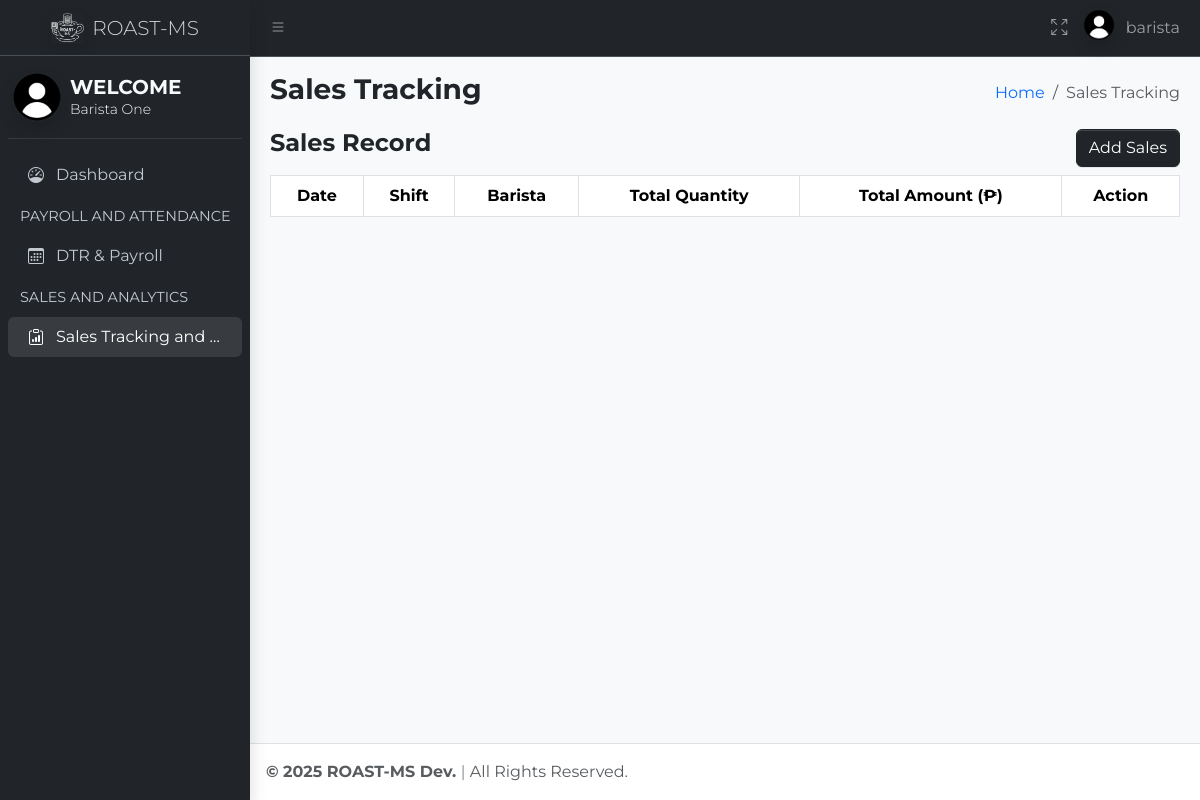
The page /pages/barista/salestracking.php (signed in) on the database as committed earlier.
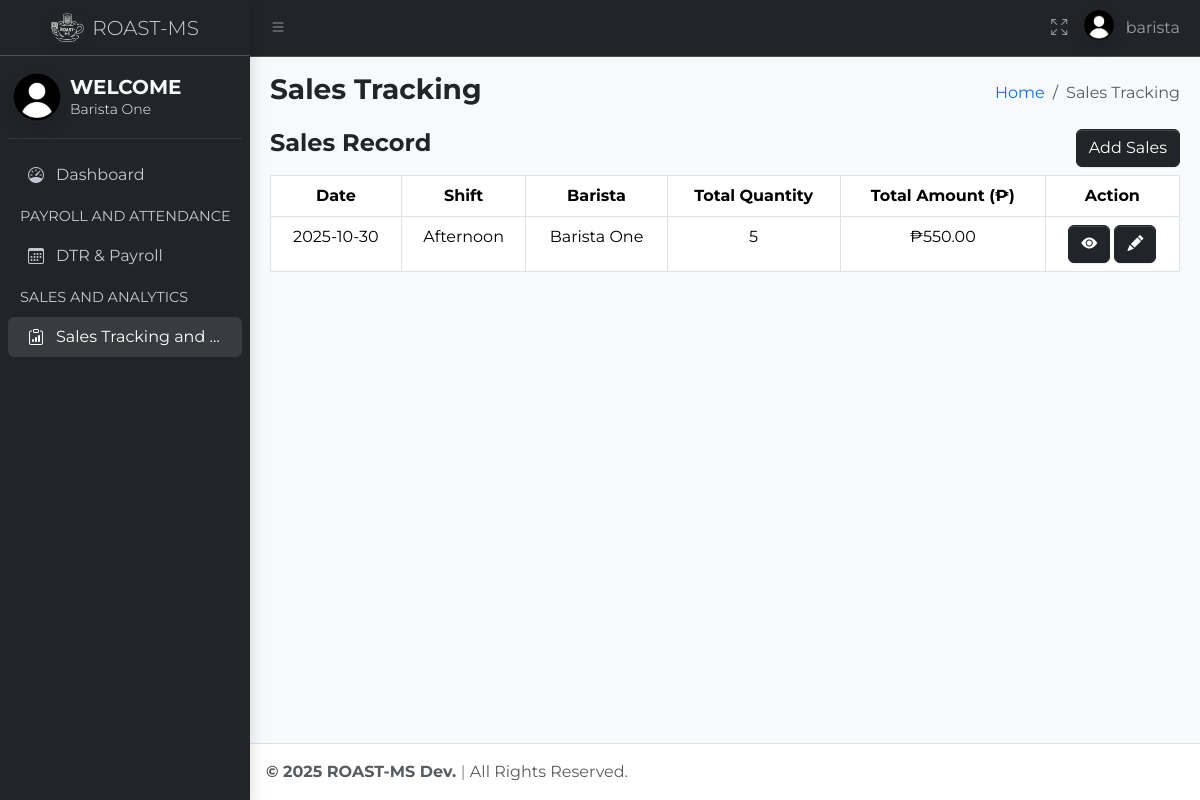
The same page on the database as committed later.
### tables this page shows
CREATE TABLE `sales` (
  `id` int(11) NOT NULL,
  `sale_date` date NOT NULL,
  `shift` varchar(20) NOT NULL,
  `barista` varchar(100) NOT NULL,
  `total_quantity` int(11) NOT NULL,
  `total_amount` decimal(10,2) NOT NULL,
  `created_at` timestamp NOT NULL DEFAULT current_timestamp()
);

### pages/barista/salestracking.php (the view, shortened to what the changed rows need)
<?php
require_once $_SERVER['DOCUMENT_ROOT'] . '/roast-ms/auth.php';
?>
<!DOCTYPE html>
<html lang="en">
<head>
    <link rel="stylesheet" href="https://cdn.jsdelivr.net/npm/overlayscrollbars@2.10.1/styles/overlayscrollbars.min.css"
 />
    <link rel="stylesheet" href="https://cdn.jsdelivr.net/npm/bootstrap-icons@1.11.3/font/bootstrap-icons.min.css"
 />
    <link rel="stylesheet" href="/roast-ms/assets/css/style.css" />
    <link rel="stylesheet" href="/roast-ms/assets/css/adminlte.css" />
    <link rel="stylesheet" href="/roast-ms/assets/css/validate.css" />
    <link rel="stylesheet" href="https://cdn.jsdelivr.net/npm/apexcharts@3.37.1/dist/apexcharts.css"
 />
    <link href="https://cdn.jsdelivr.net/npm/bootstrap@5.3.3/dist/css/bootstrap.min.css" rel="stylesheet"
>
    <link rel="stylesheet" href="https://cdn.datatables.net/2.2.2/css/dataTables.bootstrap5.css">
    <link rel="stylesheet" href="https://cdn.datatables.net/buttons/3.2.2/css/buttons.dataTables.min.css">
    <link rel="stylesheet" href="https://cdnjs.cloudflare.com/ajax/libs/toastr.js/latest/toastr.min.css" />
</head>
<body class="layout-fixed sidebar-expand-lg sidebar-mini bg-body-tertiary">
    <div class="app-wrapper">
        <main class="app-main">
            <div class="app-content">
                <div class="container-fluid">
                    <div class="table-responsive">
                        <div class="data_table">
                            <table id="salesTable" class="table table-hover table-bordered" style="width:100%">
                                <thead>
                                    <tr class="fs-6 text-center">
                                        <th>Date</th>
                                        <th>Shift</th>
                                        <th>Barista</th>
                                        <th>Total Quantity</th>
                                        <th>Total Amount (₱)</th>
                                        <th>Action</th>
                                    </tr>
                                </thead>
                                <tbody>
                                    <?php
                                    $currentUser = $_SESSION['name'];
                                    $result = $conn->prepare("SELECT * FROM sales WHERE barista = ? ORDER BY sale_date DESC");
                                    $result->bind_param("s", $currentUser);
                                    $result->execute();
                                    $data = $result->get_result();
                                    while ($row = $data->fetch_assoc()):
                                        ?>
                                        <tr class="text-center">
                                            <td><?= htmlspecialchars($row['sale_date']) ?></td>
                                            <td><?= htmlspecialchars($row['shift']) ?></td>
                                            <td><?= htmlspecialchars($row['barista']) ?></td>
                                            <td><?= htmlspecialchars($row['total_quantity']) ?></td>
                                            <td>₱<?= number_format($row['total_amount'], 2) ?></td>
                                            <td>
                                                <button type="button" class="btn btn-dark" data-bs-toggle="modal"
                                                    data-bs-target="#viewSalesModal" data-id="<?= $row['id'] ?>"
                                                    data-date="<?= $row['sale_date'] ?>" data-shift="<?= $row['shift'] ?>"
                                                    data-barista="<?= $row['barista'] ?>">
                                                    <i class="bi bi-eye-fill"></i>
                                                </button>
                                                <button type="button" class="btn btn-dark" data-bs-toggle="modal"
                                                    data-bs-target="#editSalesModal" data-id="<?= $row['id']; ?>">
                                                    <i class="bi bi-pencil-fill"></i>
                                                </button>
                                            </td>
                                        </tr>
                                    <?php endwhile; ?>
                                </tbody>
                            </table>
                        </div>
                    </div>
                </div>
            </div>
        </main>
    </div>
</body>
</html>

Rows that differ between the two databases and show on the page:
added sales: sale_date "2025-10-30", shift "Afternoon", barista "Barista One", total_quantity "5", total_amount "550.00"
